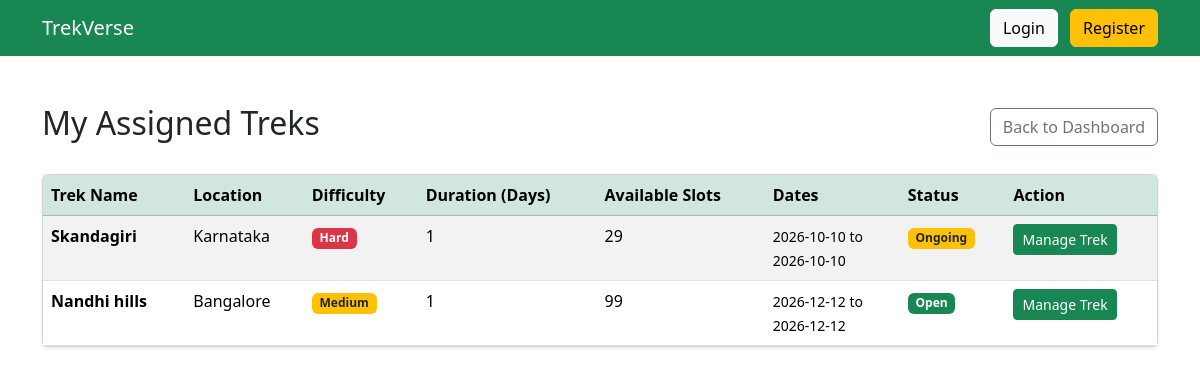
The page /staff/staff_treks (signed in) on the database its author committed.
### models.py (models this page shows)
class Trek(db.Model):
    __tablename__ = "treks"
    id = db.Column(db.Integer, primary_key=True)
    name = db.Column(db.String(100), nullable=False)
    location = db.Column(db.String(100), nullable=False)
    difficulty = db.Column(db.String(20), nullable=False)
    duration = db.Column(db.Integer, nullable=False)
    available_slots = db.Column(db.Integer, nullable=False)
    status = db.Column(db.String(20), default="Pending")
    start_date = db.Column(db.Date)
    end_date = db.Column(db.Date)
    description = db.Column(db.Text)
    staff_id = db.Column(
        db.Integer,
        db.ForeignKey("users.id")
    )
    created_at = db.Column(
        db.DateTime,
        default=datetime.utcnow
    )
    bookings = db.relationship(
        "Booking",
        backref="trek",
        lazy=True
    )

### routes.py (the view)
    @app.route("/staff/staff_treks")
    def staff_treks():
        if "user_id" not in session or session["role"] != "staff":
            return "Access Denied"
        treks = Trek.query.filter_by(staff_id=session["user_id"]).all()
        return render_template("staff/staff_treks.html", treks=treks)

### templates/staff/staff_treks.html
{% extends "base.html" %}
{% block content %}
<div class="d-flex justify-content-between align-items-center mb-4">
    <h2>My Assigned Treks</h2>
    <a href="/staff/dashboard" class="btn btn-outline-secondary">Back to Dashboard</a>
</div>
<div class="card shadow-sm">
    <div class="card-body p-0">
        <table class="table table-striped table-hover mb-0">
            <thead class="table-success">
                <tr>
                    <th>Trek Name</th>
                    <th>Location</th>
                    <th>Difficulty</th>
                    <th>Duration (Days)</th>
                    <th>Available Slots</th>
                    <th>Dates</th>
                    <th>Status</th>
                    <th>Action</th>
                </tr>
            </thead>
            <tbody>
                {% for trek in treks %}
                <tr>
                    <td><strong>{{ trek.name }}</strong></td>
                    <td>{{ trek.location }}</td>
                    <td>
                        <span class="badge {% if trek.difficulty == 'Easy' %}bg-info{% elif trek.difficulty == 'Medium' %}bg-warning text-dark{% else %}bg-danger{% endif %}">
                            {{ trek.difficulty }}
                        </span>
                    </td>
                    <td>{{ trek.duration }}</td>
                    <td>{{ trek.available_slots }}</td>
                    <td>
                        <small>
                            {{ trek.start_date.strftime('%Y-%m-%d') if trek.start_date else 'N/A' }} to<br>
                            {{ trek.end_date.strftime('%Y-%m-%d') if trek.end_date else 'N/A' }}
                        </small>
                    </td>
                    <td>
                        <span class="badge {% if trek.status == 'Open' %}bg-success{% elif trek.status == 'Completed' %}bg-primary{% elif trek.status == 'Closed' %}bg-secondary{% else %}bg-warning text-dark{% endif %}">
                            {{ trek.status }}
                        </span>
                    </td>
                    <td>
                        <a href="/staff/staff_treks/{{ trek.id }}" class="btn btn-sm btn-success">Manage Trek</a>
                    </td>
                </tr>
                {% else %}
                <tr>
                    <td colspan="8" class="text-center py-4">No treks have been assigned to you yet.</td>
                </tr>
                {% endfor %}
            </tbody>
        </table>
    </div>
</div>
{% endblock %}

### rows shown on the page
Trek: name "Skandagiri", location "Karnataka", difficulty "Hard", duration "1", available_slots "29", start_date "2026-10-10", end_date "2026-10-10", status "Ongoing"
Trek: name "Nandhi hills", location "Bangalore", difficulty "Medium", duration "1", available_slots "99", start_date "2026-12-12", end_date "2026-12-12", status "Open"
